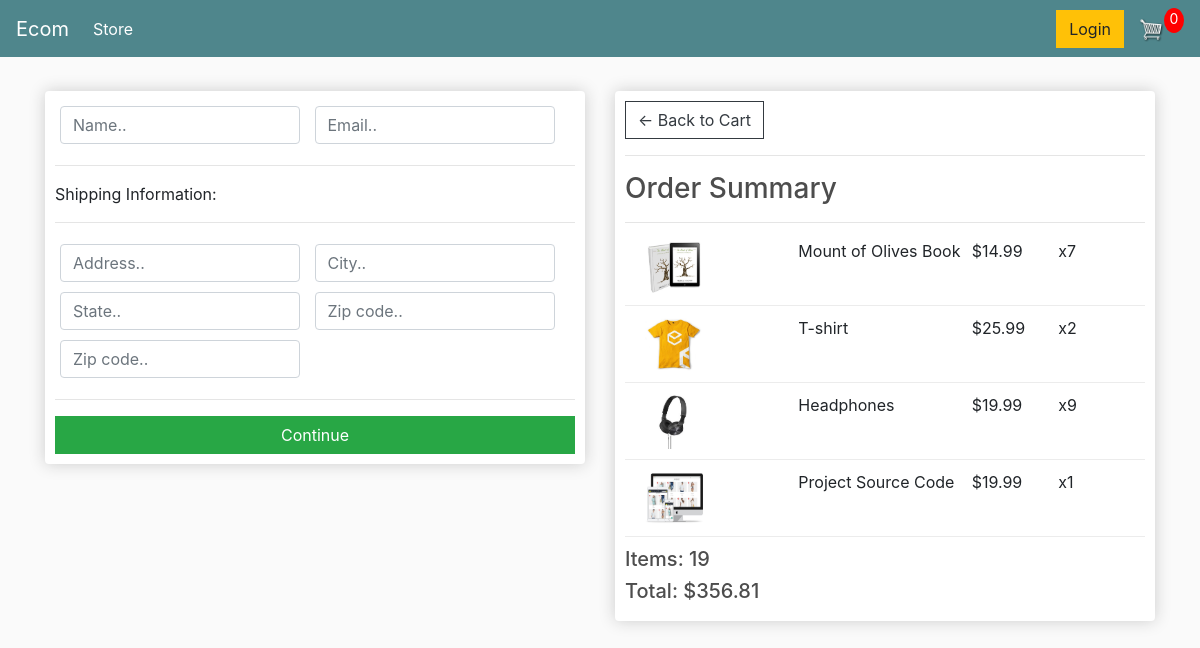
/checkout/ (signed in), run on an earlier commit of the app's database.
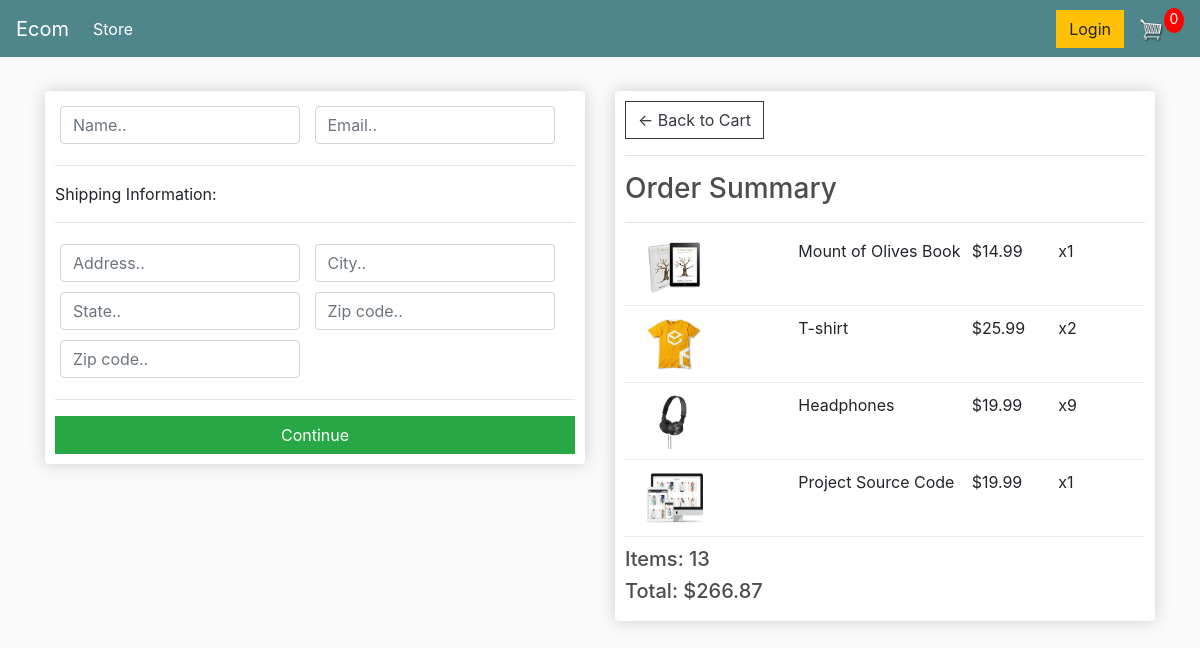
And on a later commit of the database.
### store/models.py (models this page shows, shortened)
class OrderItem(models.Model):
	product = models.ForeignKey(Product, on_delete=models.SET_NULL, null=True)
	order = models.ForeignKey(Order, on_delete=models.SET_NULL, null=True)
	quantity = models.IntegerField(default=0, null=True, blank=True)
	date_added = models.DateTimeField(auto_now_add=True)
	@property
	def get_total(self):
		total = self.product.price * self.quantity
		return total

class Order(models.Model):
	customer = models.ForeignKey(Customer, on_delete=models.SET_NULL, null=True, blank=True)
	date_ordered = models.DateTimeField(auto_now_add=True)
	complete = models.BooleanField(default=False)
	transaction_id = models.CharField(max_length=100, null=True)
	@property
	def get_cart_total(self):
		orderitems = self.orderitem_set.all()
		total = sum([item.get_total for item in orderitems])
		return total
	@property
	def get_cart_items(self):
		orderitems = self.orderitem_set.all()
		total = sum([item.quantity for item in orderitems])
		return total

class Product(models.Model):
	name = models.CharField(max_length=200)
	price = models.FloatField()
	digital = models.BooleanField(default=False,null=True, blank=True)
	image = models.ImageField(null=True, blank=True)
	@property
	def imageURL(self):
		try:
			url = self.image.url
		except:
			url = ''
		return url

### store/views.py (the view)
# urls.py: path('checkout/', views.checkout, name="checkout"),
def checkout(request):
	if request.user.is_authenticated:
		customer = request.user.customer
		order, created = Order.objects.get_or_create(customer=customer, complete=False)
		items = order.orderitem_set.all()
	else:
		items = []
		order = {'get_cart_total':0, 'get_cart_items':0}
	context = {'items':items, 'order':order}
	return render(request, 'store/checkout.html', context)

### store/templates/store/checkout.html (shortened to what this page needs)
{% extends 'store/main.html' %}
{% load static %}
{% block content %}
     <div class="row">
		<div class="col-lg-6">
			<div class="box-element" id="form-wrapper">
				<form id="form">
					<div id="user-info">
						<div class="form-field">
							<input required class="form-control" type="text" name="name" placeholder="Name..">
						</div>
						<div class="form-field">
							<input required class="form-control" type="email" name="email" placeholder="Email..">
						</div>
					</div>
					<div id="shipping-info">
						<hr>
						<p>Shipping Information:</p>
						<hr>
						<div class="form-field">
							<input class="form-control" type="text" name="address" placeholder="Address..">
						</div>
						<div class="form-field">
							<input class="form-control" type="text" name="city" placeholder="City..">
						</div>
						<div class="form-field">
							<input class="form-control" type="text" name="state" placeholder="State..">
						</div>
						<div class="form-field">
							<input class="form-control" type="text" name="zipcode" placeholder="Zip code..">
						</div>
						<div class="form-field">
							<input class="form-control" type="text" name="country" placeholder="Zip code..">
						</div>
					</div>
					<hr>
					<input id="form-button" class="btn btn-success btn-block" type="submit" value="Continue">
				</form>
			</div>
			<br>
		</div>
		<div class="col-lg-6">
			<div class="box-element">
				<a  class="btn btn-outline-dark" href="{% url 'cart' %}">&#x2190; Back to Cart</a>
				<hr>
				<h3>Order Summary</h3>
				<hr>
				{% for item in items %}
				<div class="cart-row">
					<div style="flex:2"><img class="row-image" src="{{item.product.imageURL}}"></div>
					<div style="flex:2"><p>{{item.product.name}}</p></div>
					<div style="flex:1"><p>${{item.product.price|floatformat:2}}</p></div>
					<div style="flex:1"><p>x{{item.quantity}}</p></div>
				</div>
				{% endfor %}
				<h5>Items:   {{order.get_cart_items}}</h5>
				<h5>Total:   ${{order.get_cart_total|floatformat:2}}</h5>
			</div>
		</div>
	</div>
{% endblock content %}

What changed in the data, as far as the page shows it:
changed OrderItem "Mount of Olives Book": quantity "7" → "1"
changed through a linked row, Order: get_cart_items "19" → "13"; get_cart_total "356.81" → "266.87"
